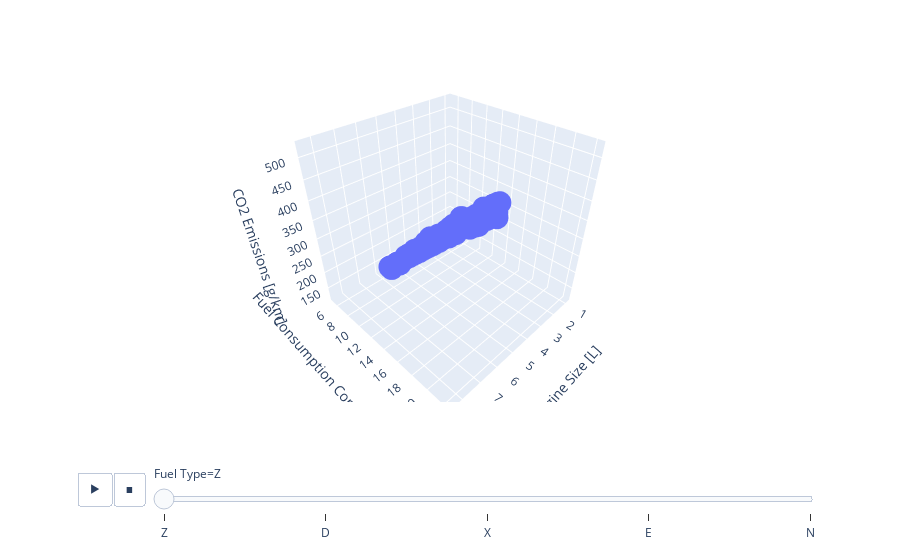

Notebook code for this chart:
### Code cell
# add slider
fig = px.scatter_3d(df, x='Engine Size [L]', y='Fuel Consumption Comb [L/100 km]', z='CO2 Emissions [g/km]', animation_frame='Fuel Type')
fig.show()

### Figure 1 — Plotly figure (JSON) as saved in the notebook; plotly's stock layout.template omitted (floating-point values rounded to 4 significant figures; data arrays with more than 128 entries replaced by an {"elided": "..."} marker saying what was removed)
{"data": [{"hovertemplate": "Fuel Type=Z<br>Engine Size [L]=%{x}<br>Fuel Consumption Comb [L/100 km]=%{y}<br>CO2 Emissions [g/km]=%{z}<extra></extra>", "legendgroup": "", "marker": {"color": "#636efa", "symbol": "circle"}, "mode": "markers", "name": "", "scene": "scene", "showlegend": false, "type": "scatter3d", "x": {"elided": "3202 float values"}, "y": {"elided": "3202 float values"}, "z": {"elided": "3202 int values"}}], "layout": {"legend": {"tracegroupgap": 0}, "margin": {"t": 60}, "scene": {"domain": {"x": [0, 1], "y": [0, 1]}, "xaxis": {"title": {"text": "Engine Size [L]"}}, "yaxis": {"title": {"text": "Fuel Consumption Comb [L/100 km]"}}, "zaxis": {"title": {"text": "CO2 Emissions [g/km]"}}}, "sliders": [{"active": 0, "currentvalue": {"prefix": "Fuel Type="}, "len": 0.9, "pad": {"b": 10, "t": 60}, "steps": [{"args": [["Z"], {"frame": {"duration": 0, "redraw": true}, "fromcurrent": true, "mode": "immediate", "transition": {"duration": 0, "easing": "linear"}}], "label": "Z", "method": "animate"}, {"args": [["D"], {"frame": {"duration": 0, "redraw": true}, "fromcurrent": true, "mode": "immediate", "transition": {"duration": 0, "easing": "linear"}}], "label": "D", "method": "animate"}, {"args": [["X"], {"frame": {"duration": 0, "redraw": true}, "fromcurrent": true, "mode": "immediate", "transition": {"duration": 0, "easing": "linear"}}], "label": "X", "method": "animate"}, {"args": [["E"], {"frame": {"duration": 0, "redraw": true}, "fromcurrent": true, "mode": "immediate", "transition": {"duration": 0, "easing": "linear"}}], "label": "E", "method": "animate"}, {"args": [["N"], {"frame": {"duration": 0, "redraw": true}, "fromcurrent": true, "mode": "immediate", "transition": {"duration": 0, "easing": "linear"}}], "label": "N", "method": "animate"}], "x": 0.1, "xanchor": "left", "y": 0, "yanchor": "top"}], "updatemenus": [{"buttons": [{"args": [null, {"frame": {"duration": 500, "redraw": true}, "fromcurrent": true, "mode": "immediate", "transition": {"duration": 500, "easing": "linear"}}], "label": "&#9654;", "method": "animate"}, {"args": [[null], {"frame": {"duration": 0, "redraw": true}, "fromcurrent": true, "mode": "immediate", "transition": {"duration": 0, "easing": "linear"}}], "label": "&#9724;", "method": "animate"}], "direction": "left", "pad": {"r": 10, "t": 70}, "showactive": false, "type": "buttons", "x": 0.1, "xanchor": "right", "y": 0, "yanchor": "top"}]}}
